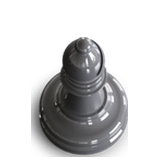
#> input picture apps/desktop/src/assets/pieces/staunton-basic/bB.png, 160 x 160 px; its folder holds only this picture in this run
$ python fit_3d_pieces.py
#> lines starting #> are read from the running program, lines starting #| are printed output that depends on the picture; after the words box and inside, x2 and y2 are one past the last pixel; in counts of white or black regions, pixels touching at a corner belong together
"""Fit the 3D Staunton renders to square chess squares.

The renders (apps/desktop/src/assets/pieces/staunton-*/, 180x230, MIT, James Clarke) carry wide
transparent margins and a faint baked shadow, so on a square they sat small and low. This crops
each to the piece (ignoring the faint shadow), then sets it in a square canvas: standing on the
bottom with a small margin, filling most of the height, centred. Rewrites the files in place;
running it twice changes nothing more.

    uv run --with pillow python scripts/fit_3d_pieces.py
"""

from pathlib import Path

from PIL import Image

ROOT = Path(__file__).resolve().parent.parent / "apps/desktop/src/assets/pieces"
SIZE = 160  # square, px
HEIGHT = 0.98  # share of the square the tallest piece (the king) takes
BOTTOM = 0.02  # margin under the base


def piece_box(img: Image.Image) -> tuple[int, int, int, int]:
    """The piece's bounding box, ignoring the faint shadow (alpha below about a quarter)."""
    alpha = img.getchannel("A").point(lambda a: 255 if a > 64 else 0)
    box = alpha.getbbox()
    if box is None:
        raise ValueError("empty image")
    return box


def main() -> None:
    for folder in sorted(ROOT.glob("staunton-*")):
        files = sorted(folder.glob("*.png"))
        crops = {f: Image.open(f).convert("RGBA") for f in files}
#> crops = 1 item
        crops = {f: img.crop(piece_box(img)) for f, img in crops.items()}
#> in piece_box, `alpha = img.getchannel("A").point(lambda a: 255 if a > 64 else 0)`:
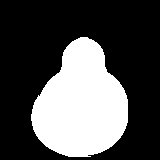
#> alpha: PIL image 160x160 L; 31.4% white; 1 white region, box (x1, y1, x2, y2) and area: (31, 37, 128, 157) 8038
#> in piece_box, `box = alpha.getbbox()`: box = (31, 37, 128, 157)
        tallest = max(img.height for img in crops.values())
#> tallest = 120
        scale = SIZE * HEIGHT / tallest  # one scale for the whole set keeps the sizes true
#> scale = 1.31
        for f, img in crops.items():
            w, h = round(img.width * scale), round(img.height * scale)
            piece = img.resize((w, h), Image.LANCZOS)
            canvas = Image.new("RGBA", (SIZE, SIZE), (0, 0, 0, 0))
            canvas.alpha_composite(piece, ((SIZE - w) // 2, SIZE - h - round(SIZE * BOTTOM)))
            canvas.save(f, optimize=True)
#> this loop made 1 pass
#> (w, h) on pass 1: (127, 157)
#> pass 1, in main, `piece = img.resize((w, h), Image.LANCZOS)`:
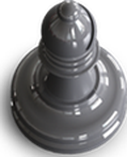
#> piece: PIL image 127x157 RGBA; mean R, G, B, A 65, 64.7, 66.2, 169.3; transparent parts drawn white
#> pass 1, in main, `canvas.save(f, optimize=True)`:
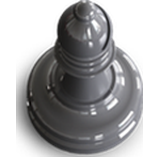
#> saved as bB.png: PIL image 160x160 RGBA; mean R, G, B, A 50.6, 50.4, 51.6, 131.8; transparent parts drawn white
        print(f"{folder.name}: {len(files)} pieces, {SIZE}px squares")
#> pass 2 of the loop in main, `for folder in sorted(ROOT.glob("staunton-*")):`:
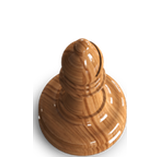
#> input picture apps/desktop/src/assets/pieces/staunton-wood/bB.png, 160 x 160 px
#> in piece_box (call 2), `alpha = img.getchannel("A").point(lambda a: 255 if a > 64 else 0)`:
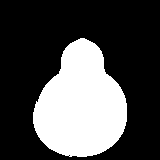
#> alpha: PIL image 160x160 L; 30.3% white; 1 white region, box (x1, y1, x2, y2) and area: (33, 38, 127, 157) 7764
#> box = (33, 38, 127, 157)
#> tallest = 119
#> scale = 1.32
#> the loop in main, `for f, img in crops.items():` made 1 pass
#> (w, h) on pass 1: (124, 157)
#> pass 1, in main, `canvas.save(f, optimize=True)`:
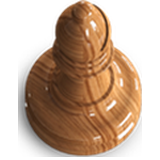
#> saved as bB.png: PIL image 160x160 RGBA; mean R, G, B, A 79.2, 53.6, 33.5, 130.8; transparent parts drawn white


if __name__ == "__main__":
    main()
